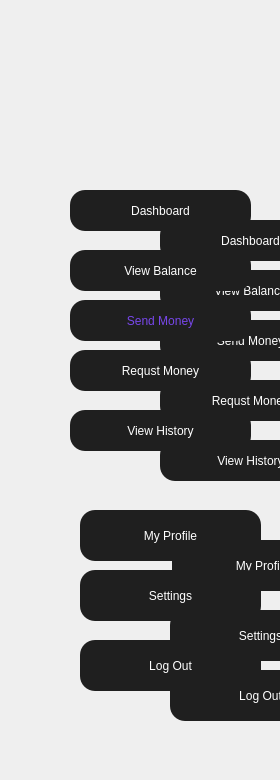
      <widget class="QWidget" name="widget_24" native="true">
       <property name="geometry">
        <rect>
         <x>0</x>
         <y>0</y>
         <width>280</width>
         <height>780</height>
        </rect>
       </property>
       <property name="styleSheet">
        <string notr="true">QPushButton{
	background-color: rgb(31, 31, 31);
	color: rgb(255, 255, 255);
	font: 700 12pt &quot;Arial&quot;;
    border-radius:15px;
}</string>
       </property>
       <widget class="QPushButton" name="pushButton_109">
        <property name="geometry">
         <rect>
          <x>160</x>
          <y>380</y>
          <width>181</width>
          <height>41</height>
         </rect>
        </property>
        <property name="text">
         <string>Requst Money</string>
        </property>
       </widget>
       <widget class="QPushButton" name="pushButton_110">
        <property name="geometry">
         <rect>
          <x>170</x>
          <y>610</y>
          <width>181</width>
          <height>51</height>
         </rect>
        </property>
        <property name="text">
         <string>Settings</string>
        </property>
       </widget>
       <widget class="QPushButton" name="pushButton_111">
        <property name="geometry">
         <rect>
          <x>160</x>
          <y>270</y>
          <width>181</width>
          <height>41</height>
         </rect>
        </property>
        <property name="text">
         <string>View Balance</string>
        </property>
       </widget>
       <widget class="QPushButton" name="pushButton_112">
        <property name="geometry">
         <rect>
          <x>172</x>
          <y>540</y>
          <width>181</width>
          <height>51</height>
         </rect>
        </property>
        <property name="text">
         <string>My Profile</string>
        </property>
       </widget>
       <widget class="QPushButton" name="pushButton_113">
        <property name="geometry">
         <rect>
          <x>160</x>
          <y>220</y>
          <width>181</width>
          <height>41</height>
         </rect>
        </property>
        <property name="text">
         <string>Dashboard</string>
        </property>
       </widget>
       <widget class="QPushButton" name="pushButton_114">
        <property name="geometry">
         <rect>
          <x>160</x>
          <y>440</y>
          <width>181</width>
          <height>41</height>
         </rect>
        </property>
        <property name="styleSheet">
         <string notr="true">background-color: rgb(31, 31, 31);</string>
        </property>
        <property name="text">
         <string>View History</string>
        </property>
       </widget>
       <widget class="QPushButton" name="pushButton_115">
        <property name="geometry">
         <rect>
          <x>160</x>
          <y>320</y>
          <width>181</width>
          <height>41</height>
         </rect>
        </property>
        <property name="text">
         <string>Send Money</string>
        </property>
       </widget>
       <widget class="QPushButton" name="pushButton_116">
        <property name="geometry">
         <rect>
          <x>170</x>
          <y>670</y>
          <width>181</width>
          <height>51</height>
         </rect>
        </property>
        <property name="text">
         <string>Log Out</string>
        </property>
       </widget>
       <widget class="QLabel" name="label_114">
        <property name="geometry">
         <rect>
          <x>0</x>
          <y>10</y>
          <width>281</width>
          <height>780</height>
         </rect>
        </property>
        <property name="styleSheet">
         <string notr="true">background-image: url(:/new/prefix1/leftSide.png);
QPushButton{
	background-color: rgb(31, 31, 31);
	color: rgb(255, 255, 255);
	font: 700 12pt &quot;Arial&quot;;
    border-radius:15px;
}</string>
        </property>
        <property name="text">
         <string/>
        </property>
        <property name="pixmap">
         <pixmap resource="assets.qrc">:/new/prefix1/leftSide.png</pixmap>
        </property>
        <property name="scaledContents">
         <bool>true</bool>
        </property>
       </widget>
       <widget class="QPushButton" name="pushButton_117">
        <property name="geometry">
         <rect>
          <x>70</x>
          <y>410</y>
          <width>181</width>
          <height>41</height>
         </rect>
        </property>
        <property name="styleSheet">
         <string notr="true">background-color: rgb(31, 31, 31);</string>
        </property>
        <property name="text">
         <string>View History</string>
        </property>
       </widget>
       <widget class="QPushButton" name="pushButton_118">
        <property name="geometry">
         <rect>
          <x>80</x>
          <y>640</y>
          <width>181</width>
          <height>51</height>
         </rect>
        </property>
        <property name="text">
         <string>Log Out</string>
        </property>
       </widget>
       <widget class="QPushButton" name="pushButton_119">
        <property name="geometry">
         <rect>
          <x>70</x>
          <y>300</y>
          <width>181</width>
          <height>41</height>
         </rect>
        </property>
        <property name="styleSheet">
         <string notr="true">color: rgb(119, 70, 234);</string>
        </property>
        <property name="text">
         <string>Send Money</string>
        </property>
       </widget>
       <widget class="QPushButton" name="pushButton_120">
        <property name="geometry">
         <rect>
          <x>70</x>
          <y>190</y>
          <width>181</width>
          <height>41</height>
         </rect>
        </property>
        <property name="styleSheet">
         <string notr="true"/>
        </property>
        <property name="text">
         <string>Dashboard</string>
        </property>
       </widget>
       <widget class="QPushButton" name="pushButton_121">
        <property name="geometry">
         <rect>
          <x>70</x>
          <y>250</y>
          <width>181</width>
          <height>41</height>
         </rect>
        </property>
        <property name="text">
         <string>View Balance</string>
        </property>
       </widget>
       <widget class="QPushButton" name="pushButton_122">
        <property name="geometry">
         <rect>
          <x>80</x>
          <y>510</y>
          <width>181</width>
          <height>51</height>
         </rect>
        </property>
        <property name="text">
         <string>My Profile</string>
        </property>
       </widget>
       <widget class="QPushButton" name="pushButton_123">
        <property name="geometry">
         <rect>
          <x>70</x>
          <y>350</y>
          <width>181</width>
          <height>41</height>
         </rect>
        </property>
        <property name="text">
         <string>Requst Money</string>
        </property>
       </widget>
       <widget class="QPushButton" name="pushButton_124">
        <property name="geometry">
         <rect>
          <x>80</x>
          <y>570</y>
          <width>181</width>
          <height>51</height>
         </rect>
        </property>
        <property name="text">
         <string>Settings</string>
        </property>
       </widget>
      </widget>
